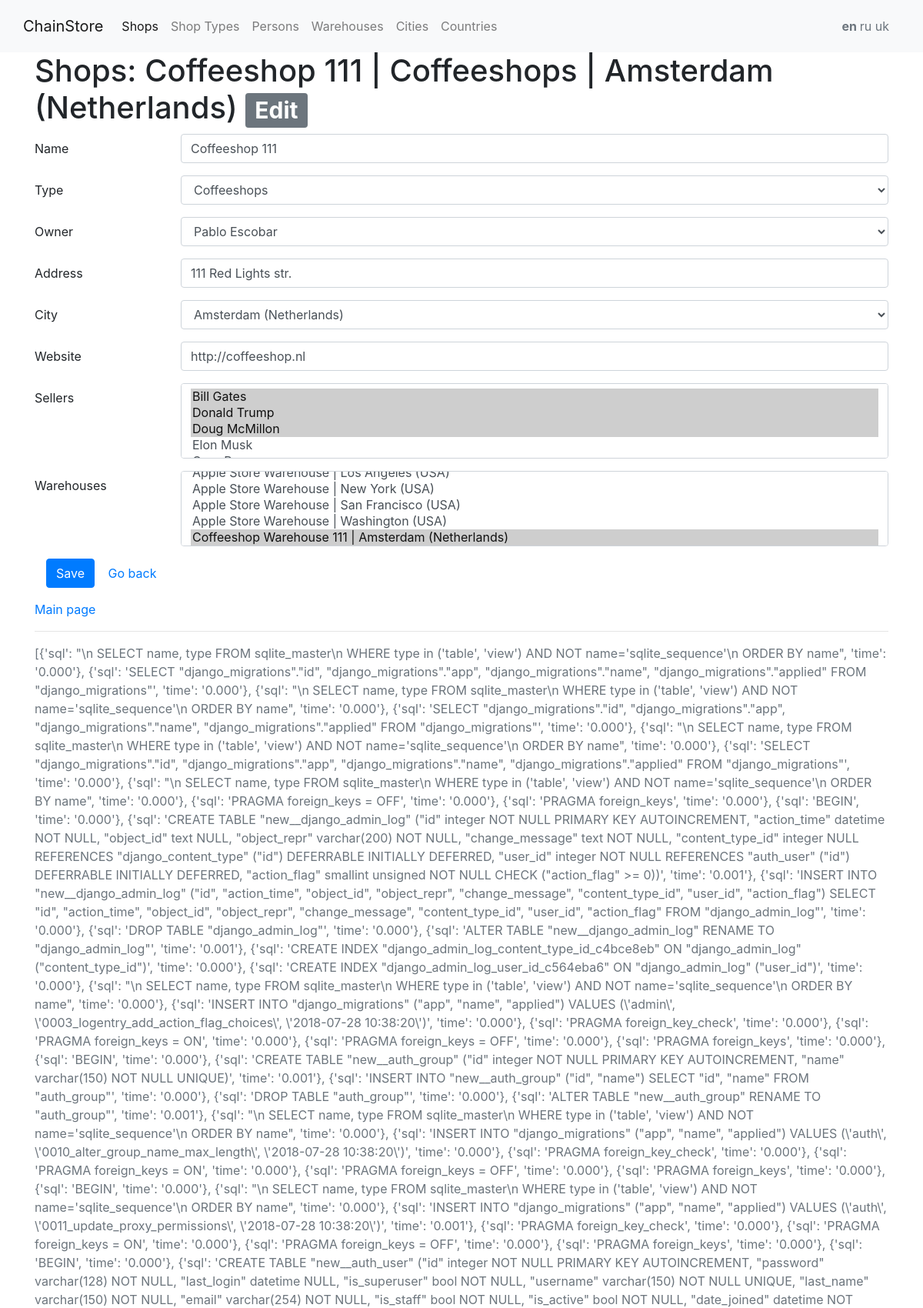
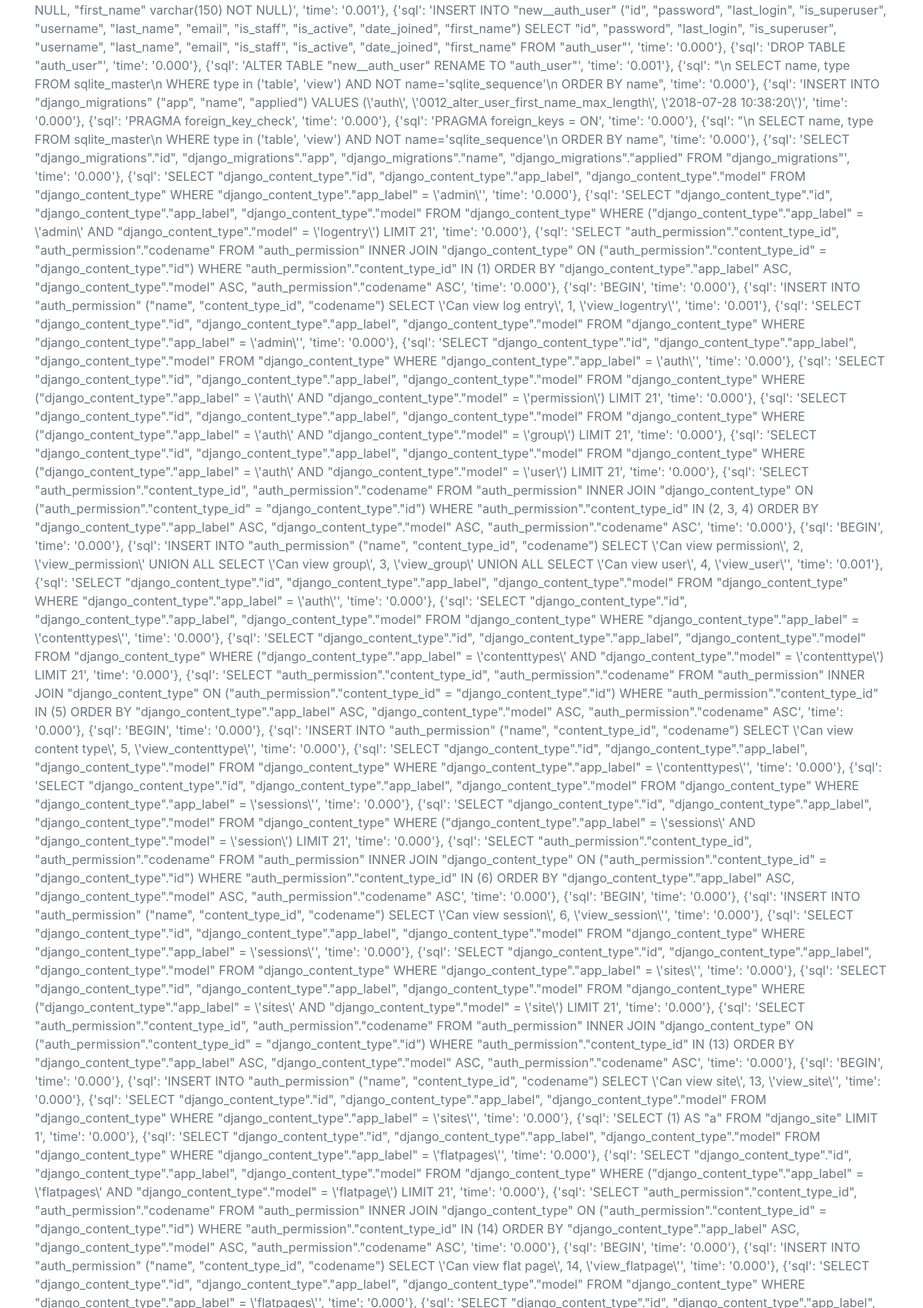
Page /shop/15/edit (upper part) on the committed database (2 pictures, top to bottom).
### shop/models.py (models this page shows, shortened)
class Shop(models.Model):
    name = models.CharField(max_length=50, verbose_name=_('name'))
    shop_type = models.ForeignKey(ShopType, verbose_name=_('type'), on_delete=models.PROTECT)
    owner = models.ForeignKey(Person, verbose_name=_('owner'), related_name='shop_owner', on_delete=models.PROTECT)
    address = models.CharField(max_length=250, verbose_name=_('address'), blank=True)
    city = models.ForeignKey(City, verbose_name=_('city'), on_delete=models.PROTECT)
    website = models.URLField(verbose_name=_('website'), blank=True)
    sellers = models.ManyToManyField(Person, verbose_name=_('sellers'), related_name='sellers')
    warehouses = models.ManyToManyField(Warehouse, verbose_name=_('warehouses'))
    class Meta:
        verbose_name = _('shop')
        verbose_name_plural = _('shops')
        ordering = ('name', 'city')
    def __str__(self):
        return f'{self.name} | {self.shop_type} | {self.city}'

class ShopType(models.Model):
    name = models.CharField(max_length=50, unique=True, verbose_name=_('name'))
    description = models.TextField(verbose_name=_('description'))
    class Meta:
        ordering = ('name',)
    def __str__(self):
        return self.name

### place/models.py (models this page shows)
class City(models.Model):
    name = models.CharField(max_length=50, verbose_name=_('Name'))
    country = models.ForeignKey(Country, verbose_name=_('Country'), on_delete=models.PROTECT)
    class Meta:
        verbose_name = _('City')
        verbose_name_plural = _('Cities')
        ordering = ('name',)
    def __str__(self):
        return f'{self.name} ({self.country})'

class Country(models.Model):
    name = models.CharField(max_length=50, verbose_name=_('name'), unique=True)
    class Meta:
        verbose_name = _('Country')
        verbose_name_plural = _('Countries')
        ordering = ('name',)
    def __str__(self):
        return self.name

### shop/views.py (the view, shortened to what this page needs)
# urls.py: re_path(r'^shop/(?P<pk>\d+|new)/edit$', ShopEdit.as_view(), name='shop_edit'),
class ShopEdit(TemplateView):
    template_name = 'shop/shop_edit.html'
    def dispatch(self, request, *args, **kwargs):
        if kwargs['pk'] != 'new':
            self.instance = get_object_or_404(Shop, pk=kwargs['pk'])
        else:
            self.instance = None
        self.form = ShopForm(request.POST or None, instance=self.instance)
        return super().dispatch(request, *args, **kwargs)
    def get_context_data(self, **kwargs):
        context = super().get_context_data(**kwargs)
        context['main_menu_key'] = 'shops'
        context['form'] = self.form
        return context

### shop/forms.py
class ShopForm(forms.ModelForm):
    class Meta:
        model = Shop
        fields = '__all__'

### chainstore/context_processors.py (called while the page is built)
def copyright_year():
    opening_year = 2018
    current_year = datetime.now().year
    if current_year > opening_year:
        return f'{opening_year}-{current_year}'
    return opening_year

def chainstore_constants(request):
    return {
        'AUTHOR': 'Maksym Skorupskyi',
        'WEBSITE': 'ChainStore',
        'COPYRIGHT_YEAR': copyright_year(),
        'MAIN_MENU': MAIN_MENU,
        'sql_queries': connection.queries,
    }

### chainstore/templatetags/chainstore_template_tags.py (called while the page is built)
@register.inclusion_tag('chainstore/tags/messages.html', takes_context=True)
def show_messages(context, show=True):
    return {'messages': (context.get('messages') if show else None)}

@register.inclusion_tag('chainstore/tags/form_field_errors.html')
def show_form_field_errors(field_errors):
    return {'errors': field_errors}

### person/models.py (called while the page is built)
    def __str__(self):
        return f'{self.first_name} {self.last_name}'

### warehouse/models.py (called while the page is built)
    def __str__(self):
        return f'{self.name} | {self.city}'

### shop/templates/shop/shop_edit.html
{% include 'chainstore/_edit.html' with page_title='Shops' page_back_button_url='shop' %}

### chainstore/templates/chainstore/_edit.html (shortened to what this page needs)
{% extends 'base.html' %}
{% load i18n chainstore_template_tags widget_tweaks%}
{% block content %}
    <h1>{{ page_title }}:
        {% if form.instance.pk %}{{ form.instance }}
            <span class="badge badge-secondary">{% trans 'Edit' %}</span>
        {% else %}
            <span class="badge badge-secondary">{% trans 'Add New' %}</span>
        {% endif %}
    </h1>
    <form class="form-horizontal" role="form" method="post" novalidate>
        {% for field in form %}
                <div class="form-group row">
                    <label class="col-sm-2 col-form-label" for="id_{{ field.name }}">{{ field.label }}</label>
                    <div class="col-sm-10">
                        {{ field|attr:"class:form-control" }}
                    </div>
                </div>
        {% endfor %}
        <div class="form-group">
            <div class="col-sm-offset-3 col-sm-6">
                <button type="submit" class="btn btn-primary">{% trans 'Save' %}</button>
                <a href="{% url page_back_button_url %}" class="btn btn-default">{% trans 'Go back' %}</a>
            </div>
        </div>
    </form>
{% endblock %}

### chainstore/static/chainstore/css/style.css (style rules this page uses)
html { position: relative; min-height: 100%; }
body { margin-bottom: 50px; }

### rows in the picture
Shop: instance "Coffeeshop 111 | Coffeeshops | Amsterdam (Netherlands)", form "Coffeeshop 111" "Coffeeshops" "Pablo Escobar" "111 Red Lights str." "Amsterdam (Netherlands)" "http://coffeeshop.nl"

### other values in the picture
{{ WEBSITE }} "ChainStore"
{{ item.title }} "Shops" "Shop Types" "Persons" "Warehouses" "Cities" "Countries"
{{ language.code }} "en" "ru" "uk"
{{ page_title }} "Shops"
{{ field.label }} "Name" "Type" "Owner" "Address" "City" "Website" "Sellers" "Warehouses"
